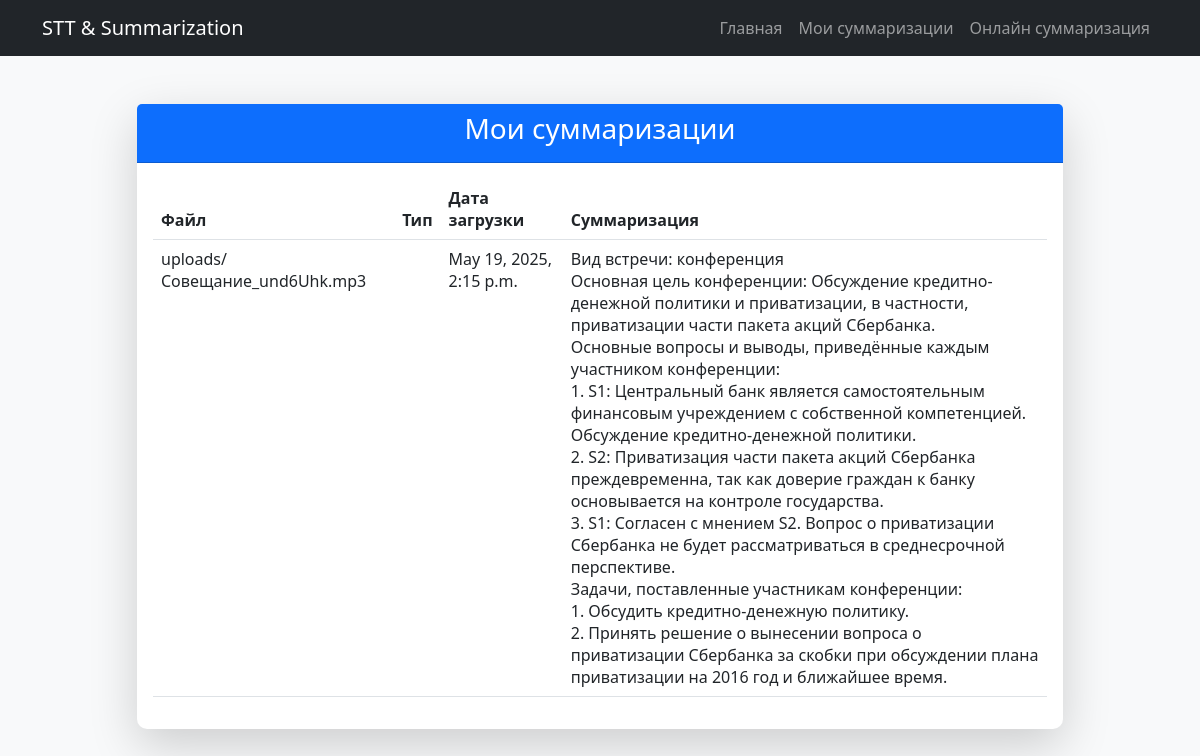
The page / on the database its author committed.
### files/models.py (models this page shows, shortened)
class UploadedFile(models.Model):
    file = models.FileField(upload_to='uploads/')
    uploaded_at = models.DateTimeField(auto_now_add=True)
    file_type = models.CharField(max_length=10, choices=[('text', 'Text'), ('audio', 'Audio'), ('video', 'Video')])
    summary = models.TextField(blank=True, null=True)

### files/views.py (the view)
# urls.py: path('', views.file_list, name='file_list'),
def file_list(request):
    files = UploadedFile.objects.all()
    return render(request, 'files/list.html', {'files':files})

### files/templates/files/list.html
{% extends 'files/base.html' %}
{% block content %}
<div class="row justify-content-center">
    <div class="col-md-10">
        <div class="card shadow-lg">
            <div class="card-header bg-primary text-white">
                <h3 class="card-title text-center">Мои суммаризации</h3>
            </div>
            <div class="card-body">
                <table class="table table-hover">
                    <thead>
                        <tr>
                            <th>Файл</th>
                            <th>Тип</th>
                            <th>Дата загрузки</th>
                            <th>Суммаризация</th>
                        </tr>
                    </thead>
                    <tbody>
                        {% for file in files %}
                        <tr>
                            <td>{{ file.file.name }}</td>
                            <td>{{ file.get_file_type_display }}</td>
                            <td>{{ file.uploaded_at }}</td>
                            <td>{{ file.summary|default:"Обработка..."|linebreaksbr }}</td>
                        </tr>
                        {% endfor %}
                    </tbody>
                </table>
            </div>
        </div>
    </div>
</div>
{% endblock %}

### files/templates/files/base.html (shortened to what this page needs)
{% load static %}
<html lang="ru">
<head>
    <link href="https://cdn.jsdelivr.net/npm/bootstrap@5.3.0/dist/css/bootstrap.min.css" rel="stylesheet">
    <link href="https://cdnjs.cloudflare.com/ajax/libs/font-awesome/6.0.0-beta3/css/all.min.css" rel="stylesheet">
    <link href="{% static 'css/style.css' %}" rel="stylesheet">
</head>
<body>
    <nav class="navbar navbar-expand-lg navbar-dark bg-dark">
        <div class="container">
            <a class="navbar-brand" href="/">STT & Summarization</a>
            <div class="collapse navbar-collapse" id="navbarNav">
                <ul class="navbar-nav ms-auto">
                    <li class="nav-item">
                        <a class="nav-link" href="/upload">Главная</a>
                    </li>
                    <li class="nav-item">
                        <a class="nav-link" href="/">Мои суммаризации</a>
                    </li>
                    <li>
                        <a class="nav-link" href="/online">Онлайн суммаризация</a
                    </li>
                </ul>
            </div>
        </div>
    </nav>
    <div class="container mt-5">
        {% block content %}{% endblock %}
    </div>
</body>
</html>

### files/static/css/style.css (style rules this page uses)
body { background-color: #f8f9fa; }
.card { border: none; border-radius: 10px; }
.card-header { border-radius: 10px 10px 0 0; }
.table-hover td { white-space: normal; padding: 8px; vertical-align: top; }

### rows shown on the page
UploadedFile: file.name "uploads/Совещание_und6Uhk.mp3", uploaded_at "May 19, 2025, 2:15 p.m.", summary "Вид встречи: конференция Основная цель конференции: Обсуждение кредитно-денежной политики и приватизации, в частности, приватизации части пакета акций Сбербанка. Основные вопросы и выводы, приведённые каждым участником конференции: 1. S1: Центральный банк является самостоятельным финансовым учреждением с собственной компетенцией. Обсуждение кредитно-денежной политики. 2. S2: Приватизация части пакета акций Сбербанка преждевременна, так как доверие граждан к банку основывается на контроле государства. 3. S1: Согласен с мнением S2. Вопрос о приватизации Сбербанка не будет рассматриваться в среднесрочной перспективе. Задачи, поставленные участникам конференции: 1. Обсудить кредитно-денежную…"
